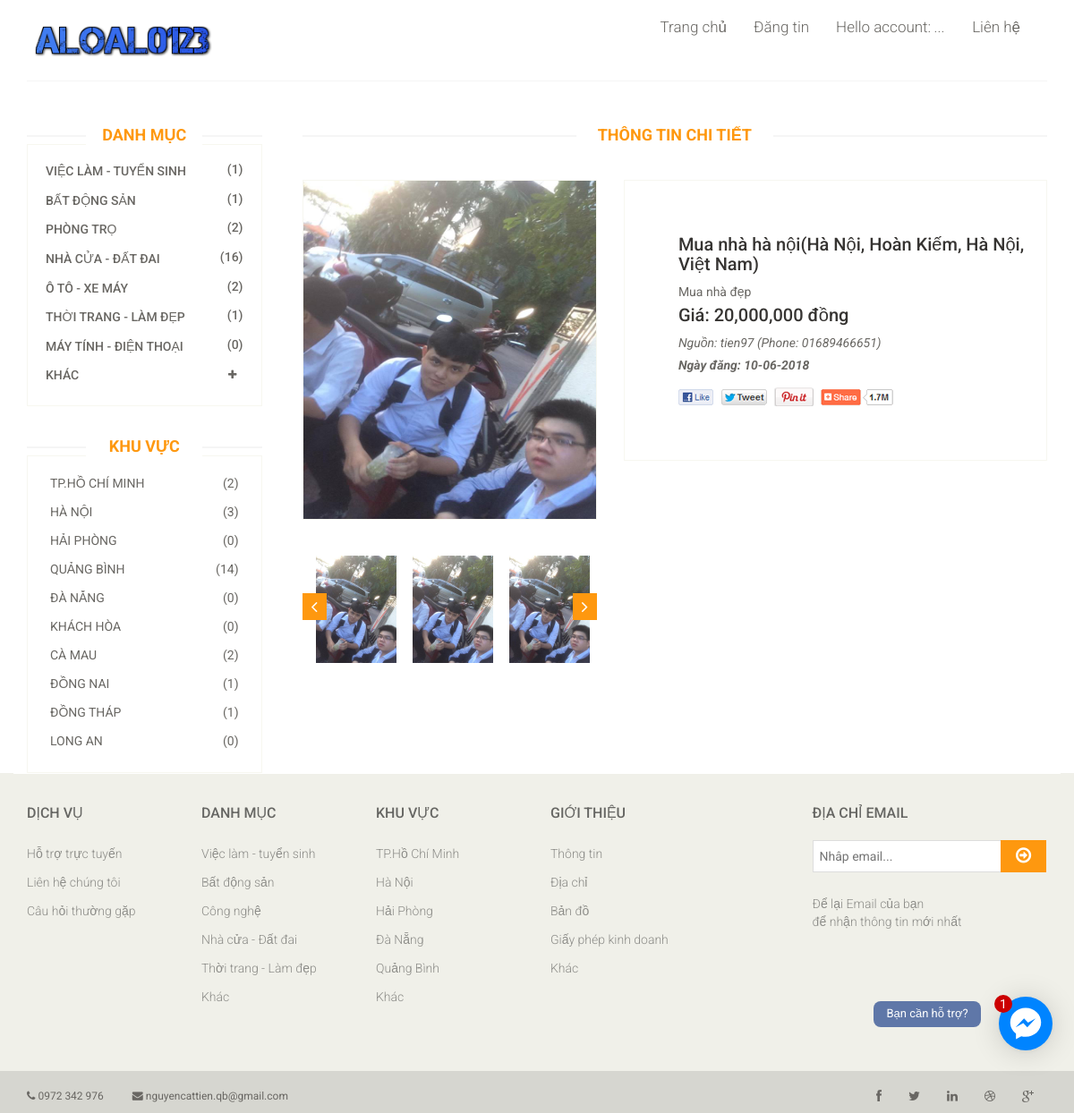
The page /DACS/User/chitiettintuc.php?id=75 on the database its author committed.
### tables this page shows
CREATE TABLE IF NOT EXISTS `tb_aloalo123` (
  `Ma_aloalo123` int(11) NOT NULL DEFAULT '0',
  `Logo` varchar(200) NOT NULL,
  `Hinh_nen` varchar(200) NOT NULL,
  `Lien_he` varchar(1000) NOT NULL
);

CREATE TABLE IF NOT EXISTS `tb_danhmuc` (
`Ma_danh_muc` int(11) NOT NULL,
  `Ten_danh_muc` varchar(100) NOT NULL
);

CREATE TABLE IF NOT EXISTS `tb_khuvuc` (
`Ma_khu_vuc` int(11) NOT NULL,
  `Ten_khu_vuc` varchar(100) NOT NULL
);

CREATE TABLE IF NOT EXISTS `tb_tintuc` (
`Ma_tin_tuc` int(11) NOT NULL,
  `Tieu_de` varchar(100) NOT NULL,
  `Ma_danh_muc` int(11) NOT NULL,
  `Ma_khu_vuc` int(11) NOT NULL,
  `Mo_ta` varchar(500) NOT NULL,
  `Dia_chi` varchar(500) NOT NULL,
  `Phe_duyet` int(11) NOT NULL,
  `Gia_ca` float NOT NULL,
  `Ngay_dang` datetime NOT NULL,
  `Nguon` int(11) NOT NULL,
  `Ma_hinh_thuc` int(11) NOT NULL,
  `Luot_xem` int(11) NOT NULL,
  `Anh_dai_dien` varchar(500) NOT NULL,
  `Anh1` varchar(500) NOT NULL,
  `Anh2` varchar(500) NOT NULL,
  `Anh3` varchar(500) NOT NULL,
  `Anh4` varchar(500) NOT NULL,
  `Anh5` varchar(500) NOT NULL,
  `Anh6` varchar(500) NOT NULL
);

CREATE TABLE IF NOT EXISTS `tb_taikhoan` (
`Ma_tai_khoan` int(11) NOT NULL,
  `Ten_tai_khoan` varchar(20) NOT NULL,
  `Mat_khau` varchar(20) NOT NULL,
  `Ho_ten` varchar(50) NOT NULL,
  `So_dien_thoai` varchar(15) NOT NULL,
  `Dia_chi` varchar(200) NOT NULL,
  `Ma_chuc_nang` int(11) NOT NULL
);

### DACS/User/modules_chitiet/left/Khuvuc.php (the view)
<?php
$sql_khuvuc="SELECT * FROM tb_khuvuc LIMIT 10" ;
$result=mysql_query($sql_khuvuc);
?>
<div class="brands-name">
	<ul class="nav nav-pills nav-stacked">
		<?php while ($row=mysql_fetch_array($result)) {
			$d=$row["Ma_khu_vuc"];
			$sql_dem="SELECT * FROM tb_khuvuc kv, tb_tintuc tt where kv.Ma_khu_vuc =tt.Ma_khu_vuc And kv.Ma_khu_vuc=$d And tt.Phe_duyet=1";
			$result1=mysql_query($sql_dem);
			$dem=mysql_num_rows($result1);
			?>
			<li><a href="danhsach.php?idkhuvuc=<?php echo $row["Ma_khu_vuc"] ?>&iddanhmuc=&idhinhthuc="> <span class="pull-right">(<?php echo $dem ?>)</span><?php echo $row["Ten_khu_vuc"]; ?></a></li>
			<?php } ?>
		</ul>
	</div>

### DACS/User/modules/header.php (shortened to what this page needs)
<?php
if(isset($_SESSION["name"]))
{
	$name=$_SESSION["name"];
}
else
{
	$name="...";
}
?>
<?php
$AloAlo123="SELECT * FROM tb_AloAlo123 LIMIT 1";
$result=mysql_query($AloAlo123);
$row=mysql_fetch_array($result);
 ?>
<div class="header-middle" >
	<div class="container" >
		<div class="row">
			<div class="col-sm-4">
				<div class="logo pull-left" >
					<a href="index.php"><img style="width: 90%" src="<?php echo $row["Logo"] ?>" alt=""></a>
				</div>
			</div>
			<div class="col-sm-8">
				<div class=" pull-right">
					<div class="mainmenu ">
						<ul class="nav navbar-nav collapse navbar-collapse">
							<li><a href="index.php">Trang chủ</a></li>
							<li ><a href="dangtin.php">Đăng tin</a></li>
							<li class="dropdown"><a>Hello account: <i><?php echo $name; ?></i></a>
							</li>
							<li><a href="lienhe.php">Liên hệ</a></li>
						</ul>
					</div>
				</div>
			</div>
		</div>
	</div>
</div>

### DACS/User/modules_chitiet/left/Danhmuc.php (shortened to what this page needs)
<?php
$sql_danhmuc="SELECT * FROM tb_danhmuc LIMIT 7";
$result=mysql_query($sql_danhmuc);
?>
<div class="panel-group category-products" id="accordian">
	<?php
	while ($row=mysql_fetch_array($result)) {
		$d=$row["Ma_danh_muc"];
		$sql_dem="SELECT * FROM tb_danhmuc dm, tb_tintuc tt where dm.Ma_danh_muc =tt.Ma_danh_muc And dm.Ma_danh_muc=$d And tt.Phe_duyet=1";
		$result3=mysql_query($sql_dem);
		$dem=mysql_num_rows($result3);
		?>
		<div class="panel panel-default">
			<div class="panel-heading">
				<h4 class="panel-title"><a href="danhsach.php?idkhuvuc=&iddanhmuc=<?php echo $row["Ma_danh_muc"] ?>&idhinhthuc="><span class="pull-right">(<?php echo $dem ?>)</span><?php echo $row["Ten_danh_muc"]; ?></a></h4>
			</div>
		</div>
		<?php } ?>
		<div class="panel panel-default">
			<div class="panel-heading">
				<h4 class="panel-title">
					<a data-toggle="collapse" data-parent="#accordian" href="#womens">
						<span class="badge pull-right"><i class="fa fa-plus"></i></span>
						KHÁC
					</a>
				</h4>
			</div>
			</div>

### DACS/User/modules_chitiet/right/chitiet.php (shortened to what this page needs)
<?php
$tam=$_GET["id"];
$sql_chitiet="SELECT tt.Ma_tin_tuc,tt.Tieu_de, tt.Mo_ta, tt.Gia_ca, tt.Ngay_dang,tt.Dia_chi, dm.Ten_danh_muc, kv.Ten_khu_vuc, tk.Ten_tai_khoan, tk.Ho_ten, tk.So_dien_thoai, tt.Anh_dai_dien, tt.Anh1,tt.Anh2,tt.Anh3,tt.Anh4,tt.Anh5,tt.Anh6,tt.Luot_xem
FROM tb_tintuc tt, tb_danhmuc dm , tb_taikhoan tk, tb_khuvuc kv
WHERE tt.Ma_tin_tuc=$tam and tt.Ma_danh_muc=dm.Ma_danh_muc and tt.Nguon=tk.Ma_tai_khoan and tt.Ma_khu_vuc=kv.Ma_khu_vuc and tt.Phe_duyet=1";
$result=mysql_query($sql_chitiet);
$row=mysql_fetch_array($result);
?>
<?php
function formatMoney($number, $fractional=false) {
	while (true) {
		$replaced = preg_replace('/(-?\d+)(\d\d\d)/', '$1,$2', $number);
		if ($replaced != $number) {
			$number = $replaced;
		} else {
			break;
		}
	}
	return $number;
}
?>
<div class="product-details">
	<div class="col-sm-5">
		<div class="view-product">
			<img src="<?php echo $row["Anh_dai_dien"] ?>" alt="" />
		</div>
		<div id="similar-product" class="carousel slide" data-ride="carousel">
			<div class="carousel-inner">
				<div class="item active " >
					<a href=""><img src="<?php echo $row["Anh1"] ?>" alt=""  ></a>
					<a href=""><img src="<?php echo $row["Anh2"] ?>" alt="" ></a>
					<a href=""><img src="<?php echo $row["Anh3"] ?>" alt="" ></a>
				</div>
			</div>
			<a class="left item-control" href="#similar-product" data-slide="prev">
				<i class="fa fa-angle-left"></i>
			</a>
			<a class="right item-control" href="#similar-product" data-slide="next">
				<i class="fa fa-angle-right"></i>
			</a>
		</div>
	</div>
	<div class="col-sm-7">
		<div class="product-information">
			<h2><?php echo $row["Tieu_de"] ?>(<?php echo $row["Dia_chi"] ?>)</h2>
			<p><?php echo $row["Mo_ta"] ?></p>
			<?php
			$number=$row["Gia_ca"];
			$money = formatMoney($number);
			?>
			<h2>Giá: <?php echo $money?> đồng</h2>
			<p><i>Nguồn: <?php echo $row["Ten_tai_khoan"] ?> (Phone: <?php echo $row["So_dien_thoai"] ?>)</i></p>
			<p><b><i>Ngày đăng: <?php  $t= date_create($row["Ngay_dang"]);  echo date_format($t,"d-m-Y");?></i></b></p>
			<a href=""><img src="images/product-details/share.png" class="share img-responsive"  alt="" /></a>
		</div>
	</div>
</div>

### DACS/User/css/main.css (style rules this page uses)
body { font-family: 'Roboto', sans-serif; background:; position: relative; font-weight:400px; }
ul li { list-style: none; }
a { -webkit-transition: 300ms; -moz-transition: 300ms; -o-transition: 300ms; transition: 300ms; }
h1, h2, h3, h4, h5, h6 { font-family: 'Roboto', sans-serif; }
.header-middle .container .row { border-bottom: 1px solid #f5f5f5; margin-left: 0; margin-right: 0; padding-bottom: 20px; padding-top: 20px; }
.header-middle .container .row .col-sm-4 { padding-left: 0; }
.header-middle .container .row .col-sm-8 { padding-right:0; }
.navbar-collapse.collapse { padding-left: 0; }
.mainmenu ul li { padding-right: 15px; padding-left: 15px; }
.mainmenu ul li:first-child { padding-left: 0px; }
.mainmenu ul li a { color: #696763; font-family: 'Roboto', sans-serif; font-size: 17px; font-weight: 300; padding: 0; padding-bottom: 10px; }
.item { padding-left: 100px; }
.right { right: 0; }
.category-products { border: 1px solid #F7F7F0; margin-bottom: 35px; padding-bottom: 20px; padding-top: 15px; }
.category-products .panel { background-color: #FFFFFF; border: 0px; border-radius: 0px; box-shadow:none; margin-bottom: 0px; }
.category-products .panel-default .panel-heading { background-color: #FFFFFF; border: 0 none; color: #FFFFFF; padding: 5px 20px; }
.category-products .panel-default .panel-heading .panel-title a { color: #696763; font-family: 'Roboto', sans-serif; font-size: 14px; text-decoration: none; text-transform: uppercase; }
.category-products .badge { background:none; border-radius: 10px; color: #696763; display: inline-block; font-size: 12px; font-weight: bold; line-height: 1; min-width: 10px; padding: 3px 7px; text-align: center; vertical-align: baseline; white-space: nowrap; }
.brands-name { border: 1px solid #F7F7F0; padding-bottom: 20px; padding-top: 15px; }
.brands-name .nav-stacked li a { background-color: #FFFFFF; color: #696763; font-family: 'Roboto', sans-serif; font-size: 14px; padding: 5px 25px; text-decoration: none; text-transform: uppercase; }
.product-details { overflow:hidden; }
#similar-product { margin-top: 40px; }
.product-details { margin-bottom: 40px; overflow: hidden; margin-top: 10px; }
.view-product { position: relative; }
.view-product img { border: 1px solid #F7F7F0; height: 380px; width: 100%; }
#similar-product .carousel-inner .item { padding-left:0px; }
#similar-product .carousel-inner .item img { display: inline-block; margin-left: 15px; max-width: 90px; }
.item-control { position: absolute; top: 35%; }
.item-control i { background: #FE980F; color: #FFFFFF; font-size: 20px; padding: 5px 10px; }
.product-information { border: 1px solid #F7F7F0; overflow: hidden; padding-bottom: 60px; padding-left: 60px; padding-top: 60px; position: relative; }
.product-information h2 { color: #363432; font-family: 'Roboto', sans-serif; font-size: 20px; margin-top: 0; }
.product-information p { color: #696763; font-family: 'Roboto', sans-serif; margin-bottom: 5px; }
.share { margin-top: 15px; }

### rows shown on the page
tb_aloalo123: Logo (picture)
tb_danhmuc: dem "1", Ten_danh_muc "VIỆC LÀM - TUYỂN SINH"
tb_danhmuc: dem "1", Ten_danh_muc "BẤT ĐỘNG SẢN"
tb_danhmuc: dem "2", Ten_danh_muc "PHÒNG TRỌ"
tb_danhmuc: dem "16", Ten_danh_muc "NHÀ CỬA - ĐẤT ĐAI"
tb_danhmuc: dem "2", Ten_danh_muc "Ô TÔ - XE MÁY"
tb_danhmuc: dem "1", Ten_danh_muc "THỜI TRANG - LÀM ĐẸP"
tb_danhmuc: dem "0", Ten_danh_muc "MÁY TÍNH - ĐIỆN THOẠI"
tb_khuvuc: dem "2", Ten_khu_vuc "TP.HỒ CHÍ MINH"
tb_khuvuc: dem "3", Ten_khu_vuc "HÀ NỘI"
tb_khuvuc: dem "0", Ten_khu_vuc "HẢI PHÒNG"
tb_khuvuc: dem "14", Ten_khu_vuc "QUẢNG BÌNH"
tb_khuvuc: dem "0", Ten_khu_vuc "ĐÀ NẴNG"
tb_khuvuc: dem "0", Ten_khu_vuc "KHÁCH HÒA"
tb_khuvuc: dem "2", Ten_khu_vuc "CÀ MAU"
tb_khuvuc: dem "1", Ten_khu_vuc "ĐỒNG NAI"
tb_khuvuc: dem "1", Ten_khu_vuc "ĐỒNG THÁP"
tb_khuvuc: dem "0", Ten_khu_vuc "LONG AN"
tb_tintuc: Anh_dai_dien (picture), Anh1 (picture), Anh2 (picture), Anh3 (picture), Tieu_de "Mua nhà hà nội", Dia_chi "Hà Nội, Hoàn Kiếm, Hà Nội, Việt Nam", Mo_ta "Mua nhà đẹp", Gia_ca "20,000,000", Nguon.Ten_tai_khoan "tien97", Nguon.So_dien_thoai "01689466651", Ngay_dang "10-06-2018"

### other values the page prints
$name "..."
